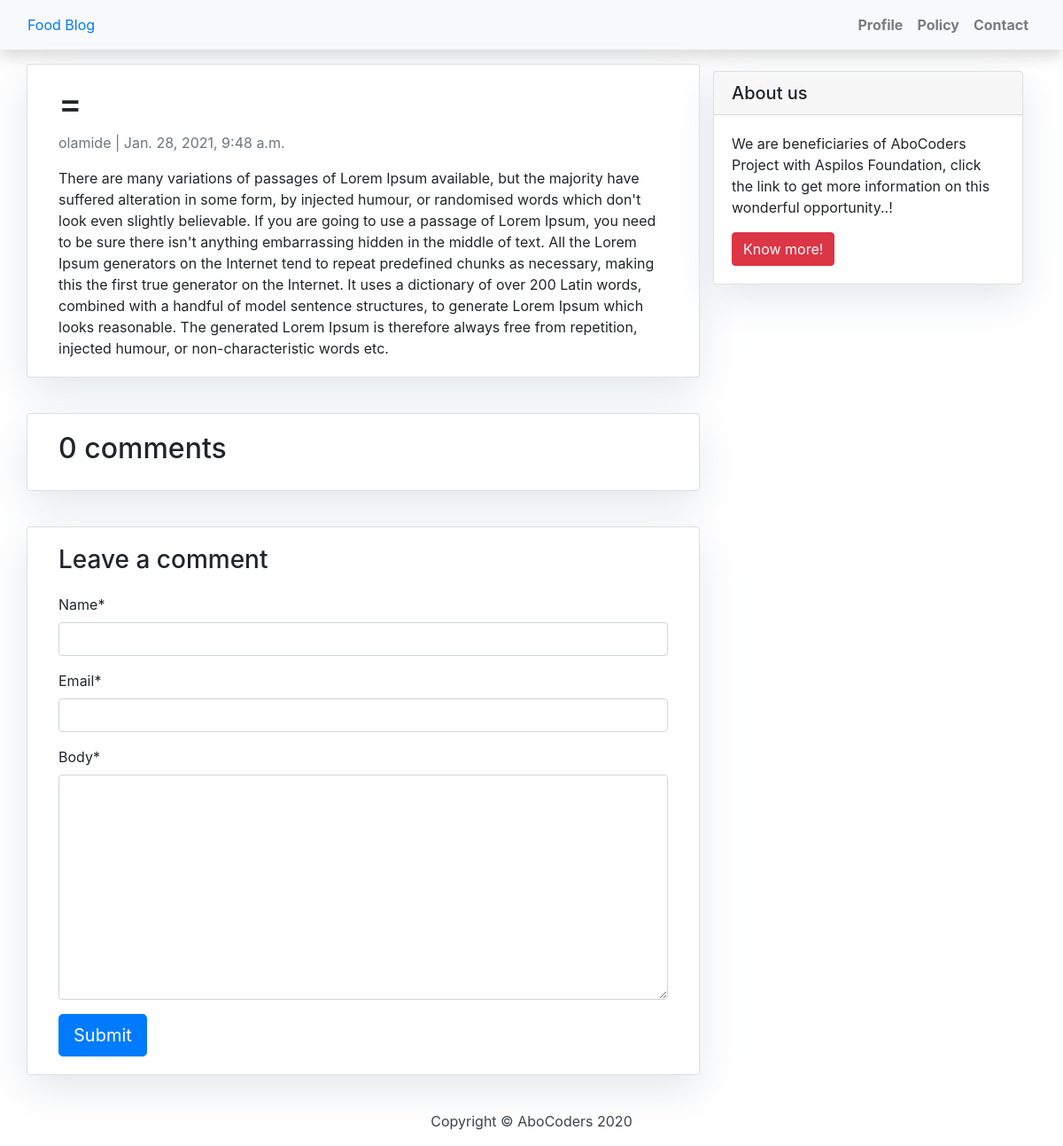
Page /where-does-it-come-from/ on the committed database.
### blog/models.py (models this page shows, shortened)
class Post(models.Model):
    title = models.CharField(max_length=200, unique=True)
    slug = models.SlugField(max_length=200, unique=True)
    author = models.ForeignKey(User, on_delete=models.CASCADE, related_name='blog_posts')
    updated_on = models.DateTimeField(auto_now=True)
    content = models.TextField()
    created_on = models.DateTimeField(auto_now_add=True)
    status = models.IntegerField(choices=STATUS, default=0)
    class Meta:
        ordering = ['-created_on']

### blog/views.py (the view)
# urls.py: path('<slug:slug>/', views.post_detail, name='post_detail'),
def post_detail(request, slug):
    template_name = 'post_detail.html'
    post = get_object_or_404(Post, slug=slug)
    comments = post.comments.filter(active=True)
    new_comment = None
    if request.method == 'POST':
        comment_form = CommentForm(data=request.POST)
        if comment_form.is_valid():
            new_comment = comment_form.save(commit=False)
            new_comment.post = post
            new_comment.save()
    else:
        comment_form = CommentForm()
    return render(request, template_name, {'post': post,
                                           'comments': comments,
                                           'new_comment': new_comment,
                                           'comment_form': comment_form},)

### blog/forms.py
class CommentForm(forms.ModelForm):
    class Meta:
        model = Comment
        fields = ('name', 'email', 'body')

### templates/post_detail.html (shortened to what this page needs)
{% extends "base.html" %}
{% block content %}
{% load crispy_forms_tags %}
    <div class="container">
        <div class="row">
            <div class="col-md-8 card mb-4 mt-3 left top">
                <div class="card-body">
                    <h1>={% block title %} {{ object.title }} {% endblock title %}</h1>
                    <p class= "text-muted">{{ post.author }} | {{ post.created_on }}</p>
                    <p class="card-text">{{ post.content |safe}}</p>
                </div>
            </div>
            {% block sidebar%}
                {% include 'sidebar.html' %}
            {% endblock sidebar%}
            <div class="col-md-8 card mb-4 mt-3">
                <div class="card-body">
                    <h2>{{ comments.count }} comments</h2>
                </div>
            </div>
            <div class="col-md-8 card mb-4 mt-3">
                <div class="card-body">
                    {% if new_comment %}
                    <div class="alert alert-success" role="alert">
                        Your comment is awaiting moderation
                    </div>
                    {% else %}
                    <h3>Leave a comment</h3>
                    <form method="post" style="margin-top: 1.3em;">
                        {{ comment_form | crispy }}
                        <button type="submit" class="btn btn-primary btn-lg">Submit</button>
                    </form>
                    {% endif %}
                </div>
            </div>
        </div>
    </div>
{% endblock content %}

### static/css/base.css (style rules this page uses)
body { font-family:"Roboto",sans-serif; font-size: 17px; background-color: #fdfdfd; }

### templates/sidebar.html (style rules this page uses)
.card { box-shadow: 0 16px 48px #E3E7Eb; }

### rows in the picture
Post: author "olamide", created_on "Jan. 28, 2021, 9:48 a.m.", content "There are many variations of passages of Lorem Ipsum available, but the majority have suffered alteration in some form, by injected humour, or randomised words which don't look even slightly believable. If you are going to use a passage of Lorem Ipsum, you need to be sure there isn't anything embarrassing hidden in the middle of text. All the Lorem Ipsum generators on the Internet tend to repeat predefined chunks as necessary, making this the first true generator on the Internet. It uses a dictionary of over 200 Latin words, combined with a handful of model sentence structures, to generate Lorem Ipsum which looks reasonable. The generated Lorem Ipsum is therefore always free from…"

### other values in the picture
{{ comments.count }} "0"
